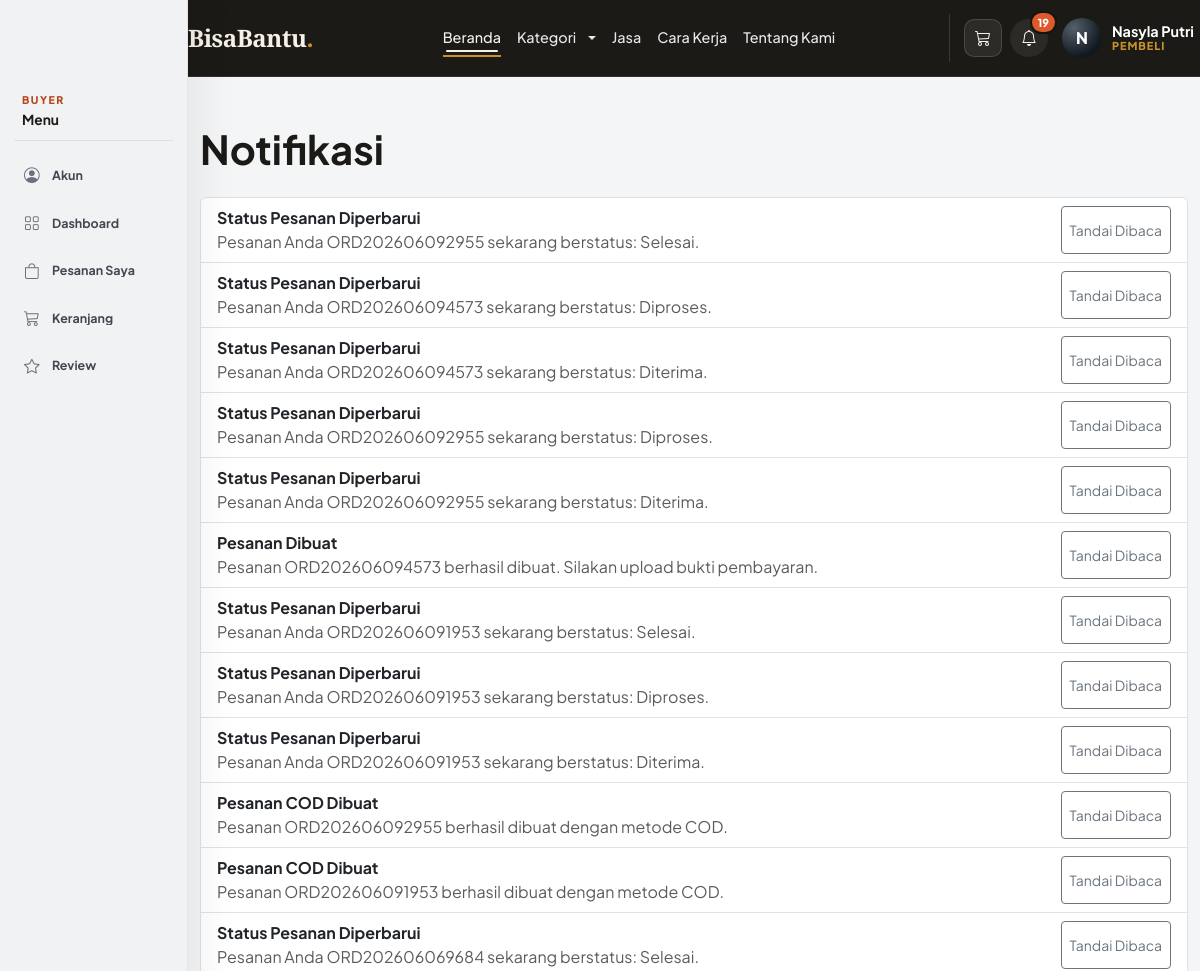
Page /index.php?page=notification (signed in, upper part) on the earlier database version.
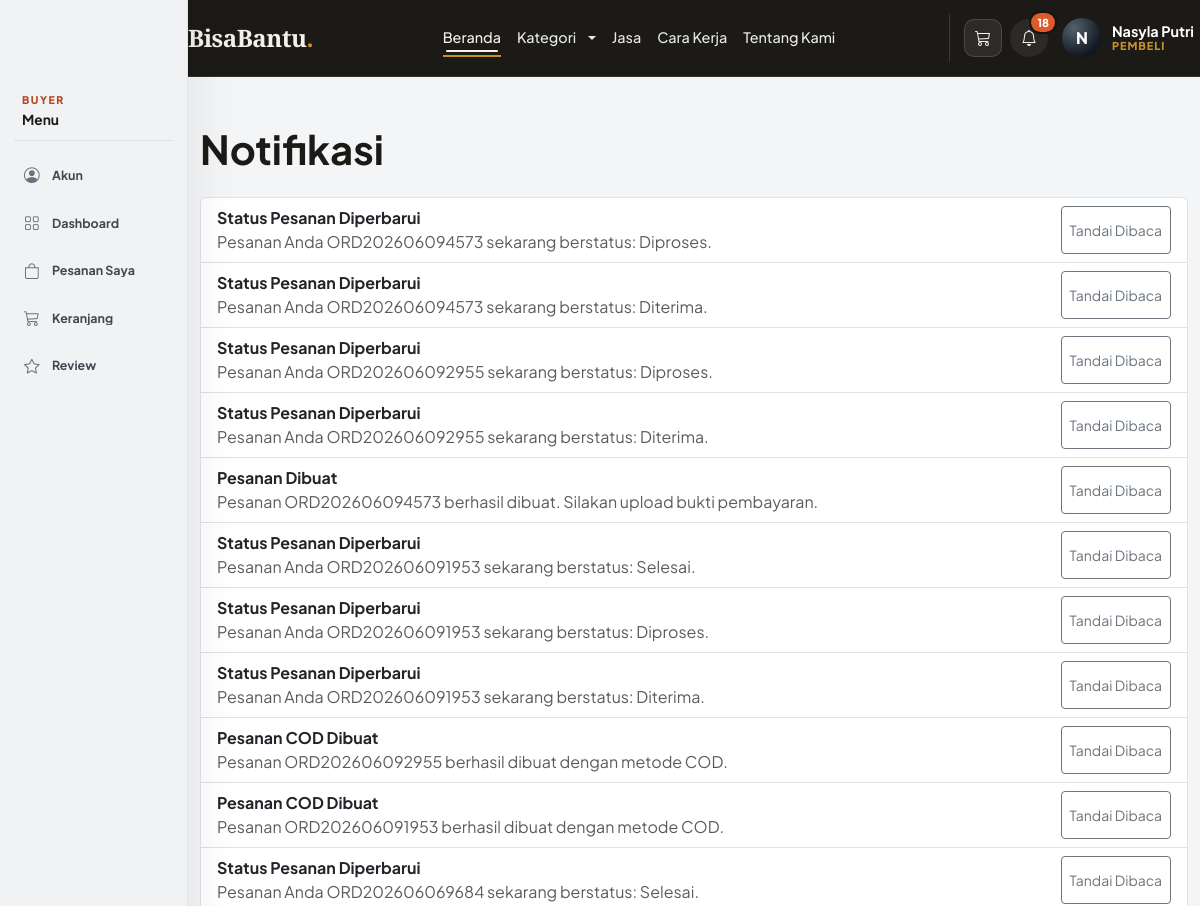
Same page on the later database version.
### tables this page shows
CREATE TABLE `notifications` (
  `id` int NOT NULL AUTO_INCREMENT,
  `user_id` int NOT NULL,
  `title` varchar(100) NOT NULL,
  `message` text NOT NULL,
  `is_read` tinyint(1) DEFAULT '0',
  `created_at` timestamp NOT NULL DEFAULT CURRENT_TIMESTAMP,
  PRIMARY KEY (`id`),
  KEY `user_id` (`user_id`),
  CONSTRAINT `notifications_ibfk_1` FOREIGN KEY (`user_id`) REFERENCES `users` (`id`) ON DELETE CASCADE
);

### controllers/NotificationController.php (called while the page is built, shortened)
<?php
require_once __DIR__ . '/../models/NotificationModel.php';
$notificationModel = new NotificationModel($pdo);
$notifications = $notificationModel->getUnreadByUser((int) $_SESSION['user']['id']);
include __DIR__ . '/../views/public/notifications.php';

### helpers/functions.php (called while the page is built, shortened)
<?php
function base_url($path = '') {
    $scheme = (!empty($_SERVER['HTTPS']) && $_SERVER['HTTPS'] !== 'off') ? 'https' : 'http';
    $host = $_SERVER['HTTP_HOST'] ?? 'localhost';
    $scriptDir = rtrim(dirname($_SERVER['SCRIPT_NAME']), '/\\');
    $base = $scheme . '://' . $host . $scriptDir;
    return rtrim($base, '/\\') . '/' . ltrim($path, '/\\');
}
function e($value) {
    return htmlspecialchars($value, ENT_QUOTES, 'UTF-8');
}

### models/NotificationModel.php (called while the page is built, shortened)
<?php
class NotificationModel {
    private $pdo;
    public function __construct($pdo) {
        $this->pdo = $pdo;
    }
    public function getUnreadByUser($user_id) {
        $stmt = $this->pdo->prepare('SELECT * FROM notifications WHERE user_id = ? AND is_read = 0 ORDER BY created_at DESC');
        $stmt->execute([$user_id]);
        return $stmt->fetchAll();
    }
}

### views/public/notifications.php (the view, shortened to what the changed rows need)
<?php include __DIR__ . '/../layout/header.php'; ?>
<main class="container py-5">
    <h1 class="fw-bold mb-4">Notifikasi</h1>
    <?php if (empty($notifications)): ?>
        <div class="alert alert-info">Tidak ada notifikasi baru.</div>
    <?php else: ?>
        <div class="list-group">
            <?php foreach ($notifications as $notification): ?>
                <form method="post" action="<?= base_url('index.php?page=notification&action=read') ?>" class="list-group-item">
                    <div class="d-flex justify-content-between gap-3">
                        <div>
                            <strong><?= e($notification['title']) ?></strong>
                            <p class="mb-0 text-muted"><?= e($notification['message']) ?></p>
                        </div>
                        <button class="btn btn-sm btn-outline-secondary" type="submit">Tandai Dibaca</button>
                    </div>
                </form>
            <?php endforeach; ?>
        </div>
    <?php endif; ?>
</main>
<?php include __DIR__ . '/../layout/footer.php'; ?>

### views/layout/header.php (shortened to what the changed rows need)
<?php
function asset_url($path) {
    $absolutePath = __DIR__ . '/../../' . ltrim($path, '/');
    $version = is_file($absolutePath) ? filemtime($absolutePath) : time();
    return base_url($path . '?v=' . $version);
}
?>
<!DOCTYPE html>
<html lang="id">
<head>
    <link href="https://cdn.jsdelivr.net/npm/bootstrap@5.3.3/dist/css/bootstrap.min.css" rel="stylesheet">
    <link rel="stylesheet" href="https://cdn.jsdelivr.net/npm/bootstrap-icons@1.11.3/font/bootstrap-icons.min.css">
    <link rel="stylesheet" href="https://cdnjs.cloudflare.com/ajax/libs/font-awesome/6.0.0-beta3/css/all.min.css">
    <link rel="stylesheet" href="<?= asset_url('assets/css/main.css') ?>">
    <link rel="stylesheet" href="<?= asset_url('assets/css/auth-modal.css') ?>">
    <link rel="stylesheet" href="<?= asset_url('assets/css/footer.css') ?>">
    <link rel="stylesheet" href="<?= asset_url('assets/css/animations.css') ?>">
</head>
<?php
$page = $page ?? ($_GET['page'] ?? 'home');
$currentPage = $page;
?>
<body class="<?= isset($_SESSION['user']) ? 'user-logged-in' : '' ?> <?= isset($_SESSION['user']['role']) ? 'role-' . e($_SESSION['user']['role']) : '' ?> <?= (isset($_SESSION['user']) && $page !== 'home') ? 'has-role-sidebar' : '' ?>">
<?php
$isLoggedIn = isset($_SESSION['user']);
$userRole = $_SESSION['user']['role'] ?? null;
$roleLabels = [
    'buyer' => 'Pembeli',
    'provider' => 'Penyedia',
    'admin' => 'Admin',
];
$roleLabel = $roleLabels[$userRole] ?? 'Akun';
$adminPendingVerify = 0;
$adminPendingPayments = 0;
$providerOrderCount = 0;
$unreadNotifications = [];
if ($isLoggedIn) {
    require_once __DIR__ . '/../../models/NotificationModel.php';
    $headerNotificationModel = new NotificationModel($pdo);
    $unreadNotifications = $headerNotificationModel->getUnreadByUser($_SESSION['user']['id']);
}
$activeSideNav = $isLoggedIn && isset($sideNav[$userRole]) ? $sideNav[$userRole] : [];
?>
<nav class="navbar navbar-expand-lg navbar-custom navbar-dark sticky-top role-header role-header-<?= e($userRole ?? 'guest') ?>">
    <div class="container role-header-container">
        <div class="collapse navbar-collapse" id="navbarMain">
            <div class="d-none d-lg-flex gap-2 align-items-center role-actions">
                <?php if (isset($_SESSION['user'])): ?>
                    <a href="<?= base_url('index.php?page=notification') ?>" class="header-icon-btn" aria-label="Notifikasi<?= count($unreadNotifications) > 0 ? ' (' . count($unreadNotifications) . ' belum dibaca)' : '' ?>">
                        <i class="bi bi-bell"></i>
                        <?php if (count($unreadNotifications) > 0): ?><span class="header-icon-badge"><?= count($unreadNotifications) ?></span><?php endif; ?>
                    </a>
                <?php else: ?>
                    <button type="button" class="btn btn-outline-custom btn-login" onclick="openAuthModal('login')">Masuk</button>
                    <button type="button" class="btn btn-primary-custom btn-register" onclick="openAuthModal('register')">Daftar</button>
                <?php endif; ?>
            </div>
        </div>
    </div>
</nav>
<?php if ($isLoggedIn && $page !== 'home'): ?>
    <aside class="role-sidebar" aria-label="Navigasi fitur <?= e($roleLabel) ?>">
        <nav class="role-sidebar-nav">
            <?php foreach ($activeSideNav as $index => $item): ?>
                <?php
                $itemQuery = parse_url($item['href'], PHP_URL_QUERY) ?? '';
                parse_str($itemQuery, $itemParams);
                $itemPage = $itemParams['page'] ?? null;
                $isActiveSideNav = $itemPage === $currentPage;
                ?>
                <a class="<?= $isActiveSideNav ? 'active' : '' ?>" href="<?= e($item['href']) ?>">
                    <i class="bi <?= e($item['icon']) ?>"></i>
                    <span><?= e($item['label']) ?></span>
                </a>
            <?php endforeach; ?>
        </nav>
    </aside>
<?php endif; ?>

Differences in the rows shown:
no longer on this page (row edited): notifications: title "Status Pesanan Diperbarui", message "Pesanan Anda ORD202606092955 sekarang berstatus: Selesai."
Other differences:
count($unreadNotifications): "19" → "18"
